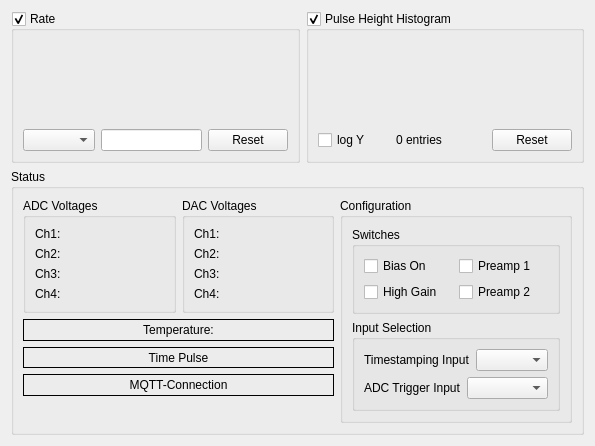
<?xml version="1.0" encoding="UTF-8"?>
<ui version="4.0">
 <class>Status</class>
 <widget class="QWidget" name="Status">
  <property name="geometry">
   <rect>
    <x>0</x>
    <y>0</y>
    <width>595</width>
    <height>446</height>
   </rect>
  </property>
  <property name="sizePolicy">
   <sizepolicy hsizetype="Preferred" vsizetype="Minimum">
    <horstretch>0</horstretch>
    <verstretch>0</verstretch>
   </sizepolicy>
  </property>
  <property name="maximumSize">
   <size>
    <width>16777215</width>
    <height>16777215</height>
   </size>
  </property>
  <property name="windowTitle">
   <string>Form</string>
  </property>
  <layout class="QGridLayout" name="gridLayout_7">
   <item row="0" column="0">
    <widget class="QGroupBox" name="ratePlotGroupBox">
     <property name="sizePolicy">
      <sizepolicy hsizetype="MinimumExpanding" vsizetype="Preferred">
       <horstretch>0</horstretch>
       <verstretch>0</verstretch>
      </sizepolicy>
     </property>
     <property name="minimumSize">
      <size>
       <width>200</width>
       <height>130</height>
      </size>
     </property>
     <property name="title">
      <string>Rate</string>
     </property>
     <property name="checkable">
      <bool>true</bool>
     </property>
     <layout class="QGridLayout" name="gridLayout_8">
      <item row="0" column="0" colspan="3">
       <widget class="PlotCustom" name="ratePlot" native="true">
        <property name="sizePolicy">
         <sizepolicy hsizetype="Preferred" vsizetype="Expanding">
          <horstretch>0</horstretch>
          <verstretch>0</verstretch>
         </sizepolicy>
        </property>
        <property name="minimumSize">
         <size>
          <width>0</width>
          <height>0</height>
         </size>
        </property>
       </widget>
      </item>
      <item row="1" column="0">
       <widget class="QComboBox" name="ratePlotPresetComboBox"/>
      </item>
      <item row="1" column="1">
       <widget class="QLineEdit" name="ratePlotBufferEdit"/>
      </item>
      <item row="1" column="2">
       <widget class="QPushButton" name="resetRatePushButton">
        <property name="text">
         <string>Reset</string>
        </property>
       </widget>
      </item>
     </layout>
    </widget>
   </item>
   <item row="0" column="1">
    <widget class="QGroupBox" name="pulseHeightHistogramGroupBox">
     <property name="sizePolicy">
      <sizepolicy hsizetype="MinimumExpanding" vsizetype="Preferred">
       <horstretch>0</horstretch>
       <verstretch>0</verstretch>
      </sizepolicy>
     </property>
     <property name="minimumSize">
      <size>
       <width>200</width>
       <height>130</height>
      </size>
     </property>
     <property name="title">
      <string>Pulse Height Histogram</string>
     </property>
     <property name="checkable">
      <bool>true</bool>
     </property>
     <layout class="QGridLayout" name="gridLayout_5">
      <item row="0" column="0" colspan="4">
       <widget class="CustomHistogram" name="pulseHeightHistogram" native="true">
        <property name="sizePolicy">
         <sizepolicy hsizetype="Preferred" vsizetype="Expanding">
          <horstretch>0</horstretch>
          <verstretch>0</verstretch>
         </sizepolicy>
        </property>
        <property name="minimumSize">
         <size>
          <width>0</width>
          <height>0</height>
         </size>
        </property>
       </widget>
      </item>
      <item row="1" column="0">
       <widget class="QCheckBox" name="histoLogYCheckBox">
        <property name="text">
         <string>log Y</string>
        </property>
       </widget>
      </item>
      <item row="1" column="1">
       <spacer name="horizontalSpacer">
        <property name="orientation">
         <enum>Qt::Horizontal</enum>
        </property>
        <property name="sizeHint" stdset="0">
         <size>
          <width>20</width>
          <height>17</height>
         </size>
        </property>
       </spacer>
      </item>
      <item row="1" column="2">
       <widget class="QLabel" name="PulseHeightHistogramEntriesLabel">
        <property name="minimumSize">
         <size>
          <width>90</width>
          <height>0</height>
         </size>
        </property>
        <property name="text">
         <string>0 entries</string>
        </property>
       </widget>
      </item>
      <item row="1" column="3">
       <widget class="QPushButton" name="resetHistoPushButton">
        <property name="text">
         <string>Reset</string>
        </property>
       </widget>
      </item>
     </layout>
    </widget>
   </item>
   <item row="1" column="0" colspan="2">
    <widget class="QGroupBox" name="statusValuesGroupBox">
     <property name="enabled">
      <bool>true</bool>
     </property>
     <property name="sizePolicy">
      <sizepolicy hsizetype="Preferred" vsizetype="Minimum">
       <horstretch>0</horstretch>
       <verstretch>0</verstretch>
      </sizepolicy>
     </property>
     <property name="minimumSize">
      <size>
       <width>0</width>
       <height>0</height>
      </size>
     </property>
     <property name="maximumSize">
      <size>
       <width>16777215</width>
       <height>16777215</height>
      </size>
     </property>
     <property name="title">
      <string>Status</string>
     </property>
     <layout class="QGridLayout" name="gridLayout_6">
      <item row="1" column="0" colspan="2">
       <widget class="QLabel" name="temperatureLabel">
        <property name="sizePolicy">
         <sizepolicy hsizetype="Preferred" vsizetype="Minimum">
          <horstretch>0</horstretch>
          <verstretch>0</verstretch>
         </sizepolicy>
        </property>
        <property name="frameShape">
         <enum>QFrame::Box</enum>
        </property>
        <property name="text">
         <string>Temperature:</string>
        </property>
        <property name="alignment">
         <set>Qt::AlignCenter</set>
        </property>
       </widget>
      </item>
      <item row="0" column="1">
       <widget class="QGroupBox" name="DACGroupBox">
        <property name="sizePolicy">
         <sizepolicy hsizetype="Preferred" vsizetype="Minimum">
          <horstretch>0</horstretch>
          <verstretch>0</verstretch>
         </sizepolicy>
        </property>
        <property name="minimumSize">
         <size>
          <width>0</width>
          <height>0</height>
         </size>
        </property>
        <property name="maximumSize">
         <size>
          <width>16777215</width>
          <height>16777215</height>
         </size>
        </property>
        <property name="title">
         <string>DAC Voltages</string>
        </property>
        <layout class="QGridLayout" name="gridLayout_2">
         <item row="0" column="0">
          <widget class="QLabel" name="DACLabel1">
           <property name="font">
            <font>
             <pointsize>9</pointsize>
            </font>
           </property>
           <property name="text">
            <string>Ch1: </string>
           </property>
          </widget>
         </item>
         <item row="1" column="0">
          <widget class="QLabel" name="DACLabel2">
           <property name="font">
            <font>
             <pointsize>9</pointsize>
            </font>
           </property>
           <property name="text">
            <string>Ch2: </string>
           </property>
          </widget>
         </item>
         <item row="2" column="0">
          <widget class="QLabel" name="DACLabel3">
           <property name="font">
            <font>
             <pointsize>9</pointsize>
            </font>
           </property>
           <property name="text">
            <string>Ch3: </string>
           </property>
          </widget>
         </item>
         <item row="3" column="0">
          <widget class="QLabel" name="DACLabel4">
           <property name="font">
            <font>
             <pointsize>9</pointsize>
            </font>
           </property>
           <property name="text">
            <string>Ch4: </string>
           </property>
          </widget>
         </item>
        </layout>
       </widget>
      </item>
      <item row="0" column="0">
       <widget class="QGroupBox" name="ADCGroupBox">
        <property name="sizePolicy">
         <sizepolicy hsizetype="Preferred" vsizetype="Minimum">
          <horstretch>0</horstretch>
          <verstretch>0</verstretch>
         </sizepolicy>
        </property>
        <property name="minimumSize">
         <size>
          <width>0</width>
          <height>0</height>
         </size>
        </property>
        <property name="maximumSize">
         <size>
          <width>16777215</width>
          <height>16777215</height>
         </size>
        </property>
        <property name="title">
         <string>ADC Voltages</string>
        </property>
        <layout class="QVBoxLayout" name="verticalLayout">
         <item>
          <widget class="QLabel" name="ADCLabel1">
           <property name="font">
            <font>
             <pointsize>9</pointsize>
            </font>
           </property>
           <property name="text">
            <string>Ch1: </string>
           </property>
          </widget>
         </item>
         <item>
          <widget class="QLabel" name="ADCLabel2">
           <property name="font">
            <font>
             <pointsize>9</pointsize>
            </font>
           </property>
           <property name="text">
            <string>Ch2: </string>
           </property>
          </widget>
         </item>
         <item>
          <widget class="QLabel" name="ADCLabel3">
           <property name="font">
            <font>
             <pointsize>9</pointsize>
            </font>
           </property>
           <property name="text">
            <string>Ch3: </string>
           </property>
          </widget>
         </item>
         <item>
          <widget class="QLabel" name="ADCLabel4">
           <property name="font">
            <font>
             <pointsize>9</pointsize>
            </font>
           </property>
           <property name="text">
            <string>Ch4: </string>
           </property>
          </widget>
         </item>
        </layout>
       </widget>
      </item>
      <item row="0" column="2" rowspan="5">
       <widget class="QGroupBox" name="switchesGroupBox">
        <property name="sizePolicy">
         <sizepolicy hsizetype="Preferred" vsizetype="Minimum">
          <horstretch>0</horstretch>
          <verstretch>0</verstretch>
         </sizepolicy>
        </property>
        <property name="minimumSize">
         <size>
          <width>0</width>
          <height>0</height>
         </size>
        </property>
        <property name="maximumSize">
         <size>
          <width>16777215</width>
          <height>16777215</height>
         </size>
        </property>
        <property name="title">
         <string>Configuration</string>
        </property>
        <layout class="QGridLayout" name="gridLayout_4">
         <item row="0" column="0">
          <widget class="QGroupBox" name="groupBox">
           <property name="sizePolicy">
            <sizepolicy hsizetype="Preferred" vsizetype="Minimum">
             <horstretch>0</horstretch>
             <verstretch>0</verstretch>
            </sizepolicy>
           </property>
           <property name="minimumSize">
            <size>
             <width>0</width>
             <height>0</height>
            </size>
           </property>
           <property name="maximumSize">
            <size>
             <width>16777215</width>
             <height>16777215</height>
            </size>
           </property>
           <property name="title">
            <string>Switches</string>
           </property>
           <layout class="QGridLayout" name="gridLayout">
            <item row="0" column="0">
             <widget class="QCheckBox" name="biasEnableCheckBox">
              <property name="font">
               <font>
                <pointsize>9</pointsize>
               </font>
              </property>
              <property name="text">
               <string>Bias On</string>
              </property>
              <property name="checked">
               <bool>false</bool>
              </property>
             </widget>
            </item>
            <item row="0" column="1">
             <widget class="QCheckBox" name="preamp1CheckBox">
              <property name="font">
               <font>
                <pointsize>9</pointsize>
               </font>
              </property>
              <property name="text">
               <string>Preamp 1</string>
              </property>
             </widget>
            </item>
            <item row="1" column="0">
             <widget class="QCheckBox" name="highGainCheckBox">
              <property name="font">
               <font>
                <pointsize>9</pointsize>
               </font>
              </property>
              <property name="text">
               <string>High Gain</string>
              </property>
             </widget>
            </item>
            <item row="1" column="1">
             <widget class="QCheckBox" name="preamp2CheckBox">
              <property name="font">
               <font>
                <pointsize>9</pointsize>
               </font>
              </property>
              <property name="text">
               <string>Preamp 2</string>
              </property>
             </widget>
            </item>
           </layout>
          </widget>
         </item>
         <item row="1" column="0">
          <widget class="QGroupBox" name="InputSelectGroupBox">
           <property name="sizePolicy">
            <sizepolicy hsizetype="Preferred" vsizetype="Minimum">
             <horstretch>0</horstretch>
             <verstretch>0</verstretch>
            </sizepolicy>
           </property>
           <property name="minimumSize">
            <size>
             <width>0</width>
             <height>0</height>
            </size>
           </property>
           <property name="maximumSize">
            <size>
             <width>16777215</width>
             <height>16777215</height>
            </size>
           </property>
           <property name="title">
            <string>Input Selection</string>
           </property>
           <property name="checkable">
            <bool>false</bool>
           </property>
           <layout class="QGridLayout" name="gridLayout_3">
            <item row="1" column="0">
             <layout class="QHBoxLayout" name="horizontalLayout">
              <item>
               <widget class="QLabel" name="label">
                <property name="sizePolicy">
                 <sizepolicy hsizetype="Preferred" vsizetype="Minimum">
                  <horstretch>0</horstretch>
                  <verstretch>0</verstretch>
                 </sizepolicy>
                </property>
                <property name="font">
                 <font>
                  <pointsize>9</pointsize>
                 </font>
                </property>
                <property name="text">
                 <string>ADC Trigger Input</string>
                </property>
               </widget>
              </item>
              <item>
               <widget class="QComboBox" name="triggerSelectionComboBox">
                <property name="font">
                 <font>
                  <pointsize>9</pointsize>
                 </font>
                </property>
               </widget>
              </item>
             </layout>
            </item>
            <item row="0" column="0">
             <layout class="QHBoxLayout" name="horizontalLayout_2">
              <item>
               <widget class="QLabel" name="label_2">
                <property name="sizePolicy">
                 <sizepolicy hsizetype="Preferred" vsizetype="Minimum">
                  <horstretch>0</horstretch>
                  <verstretch>0</verstretch>
                 </sizepolicy>
                </property>
                <property name="font">
                 <font>
                  <pointsize>9</pointsize>
                 </font>
                </property>
                <property name="text">
                 <string>Timestamping Input</string>
                </property>
               </widget>
              </item>
              <item>
               <widget class="QComboBox" name="timingSelectionComboBox">
                <property name="font">
                 <font>
                  <pointsize>9</pointsize>
                 </font>
                </property>
               </widget>
              </item>
             </layout>
            </item>
           </layout>
          </widget>
         </item>
        </layout>
       </widget>
      </item>
      <item row="2" column="0" colspan="2">
       <widget class="QLabel" name="timePulseLabel">
        <property name="sizePolicy">
         <sizepolicy hsizetype="Preferred" vsizetype="Minimum">
          <horstretch>0</horstretch>
          <verstretch>0</verstretch>
         </sizepolicy>
        </property>
        <property name="frameShape">
         <enum>QFrame::Box</enum>
        </property>
        <property name="text">
         <string>Time Pulse</string>
        </property>
        <property name="alignment">
         <set>Qt::AlignCenter</set>
        </property>
       </widget>
      </item>
      <item row="3" column="0" colspan="2">
       <widget class="QLabel" name="mqttStatusLabel">
        <property name="sizePolicy">
         <sizepolicy hsizetype="Preferred" vsizetype="Minimum">
          <horstretch>0</horstretch>
          <verstretch>0</verstretch>
         </sizepolicy>
        </property>
        <property name="frameShape">
         <enum>QFrame::Box</enum>
        </property>
        <property name="text">
         <string>MQTT-Connection</string>
        </property>
        <property name="alignment">
         <set>Qt::AlignCenter</set>
        </property>
       </widget>
      </item>
     </layout>
    </widget>
   </item>
  </layout>
 </widget>
 <customwidgets>
  <customwidget>
   <class>CustomHistogram</class>
   <extends>QWidget</extends>
   <header>custom_histogram_widget.h</header>
   <container>1</container>
  </customwidget>
  <customwidget>
   <class>PlotCustom</class>
   <extends>QWidget</extends>
   <header>plotcustom.h</header>
   <container>1</container>
  </customwidget>
 </customwidgets>
 <resources/>
 <connections/>
</ui>
